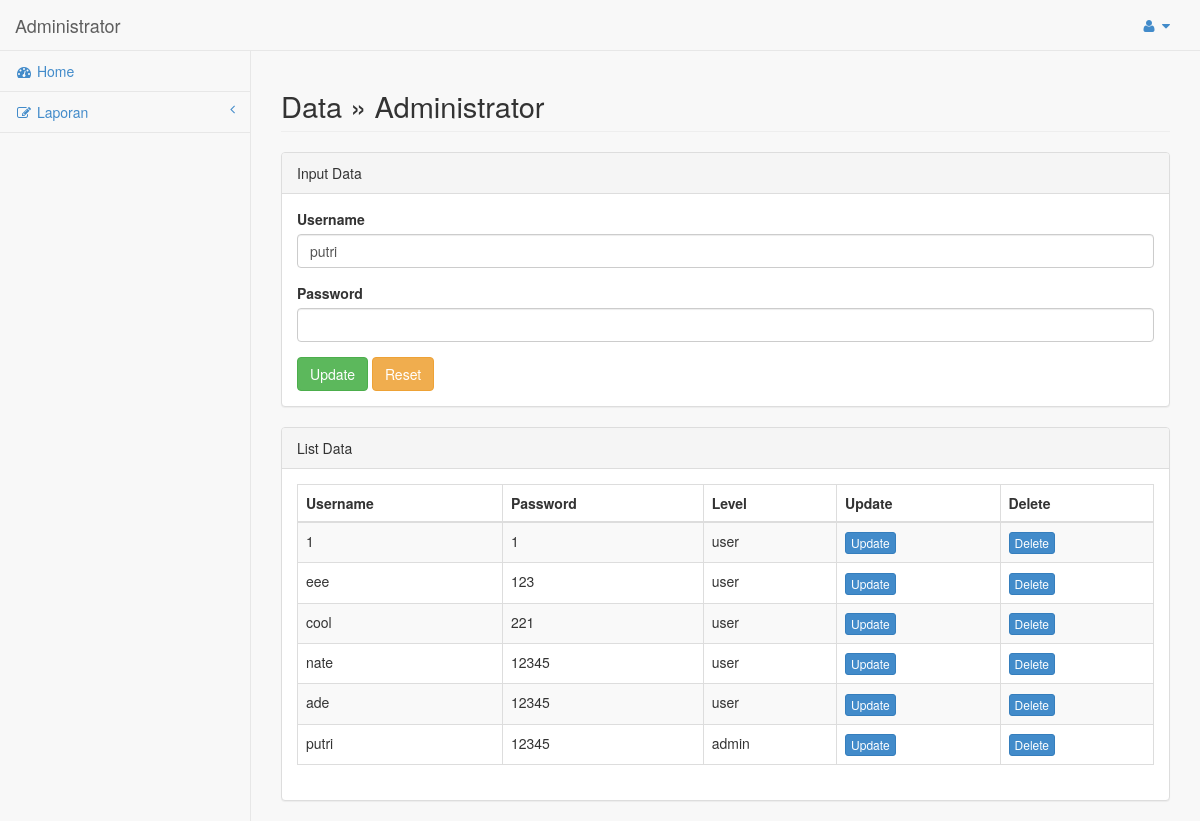
The page /admin.php?administrator-update=1 (signed in) on the database its author committed.
### tables this page shows
CREATE TABLE `user` (
  `id` int(11) NOT NULL,
  `username` varchar(250) NOT NULL,
  `password` varchar(250) NOT NULL,
  `level` enum('user','admin','','') NOT NULL
);

### admin/page/administrator/update.php (the view, shortened to what this page needs)
<?php
$admin_id = $_GET['administrator-update'];
$edit = mysqli_query($con, "SELECT * FROM user WHERE id = '$admin_id'");
$row_edit = mysqli_fetch_assoc($edit);
$query = mysqli_query($con, "SELECT * FROM user ORDER BY id DESC");
?>
<div class="row">
    <div class="col-lg-12">
        <h1 class="page-header">Data &raquo; Administrator</h1>
    </div>
</div>
<div class="row">
    <div class="col-lg-12">
        <div class="panel panel-default">
            <div class="panel-heading">
                Input Data
            </div>
            <div class="panel-body">
                <div class="row">
                    <div class="col-lg-12">
                        <form role="form" action="" method="post">
                            <div class="form-group">
                                <label>Username</label>
                                <input class="form-control" type="text" name="username" value="<?= $row_edit['username']?>" />
                            </div>
                            <div class="form-group">
                                <label>Password</label>
                                <input class="form-control" type="password" name="password" value="<?= $row_edit['[password']?>"/>
                            </div>
                            <button type="submit" name="update" class="btn btn-success">Update</button>
                            <button type="reset" class="btn btn-warning">Reset</button>
                        </form>
                    </div>
                </div>
            </div>
        </div>
        <div class="panel panel-default">
            <div class="panel-heading">
                List Data
            </div>
            <div class="panel-body">
                <div class="table-responsive">
                    <table class="table table-striped table-bordered table-hover" id="dataTables-example">
                        <thead>
                            <tr>
                                <th>Username</th>
                                <th>Password</th>
                                <th>Level</th>
                                <th>Update</th>
                                <th>Delete</th>
                            </tr>
                        </thead>
                        <tbody>
                        <?php if(mysqli_num_rows($query)){?>
                            <?php while($row = mysqli_fetch_assoc($query)){?>
                            <tr>
                                <td><?= $row['username'];?></td>
                                <td><?= $row['password'];?></td>
                                <td><?= $row['level'];?></td>
                                <td class="center"><a href="admin.php?administrator-update=<?php echo $row['id'];?>" class="btn btn-primary btn-xs" type="button">Update</a></td>
                                <td class="center"><a href="admin.php?administrator-delete=<?php echo $row['id'];?>" class="btn btn-primary btn-xs" type="button">Delete</a></td>
                            </tr>
                            <?php } ?>
                            <?php } ?>
                        </tbody>
                    </table>
                </div>
            </div>
        </div>
    </div>
</div>

### css/sb-admin.css (style rules this page uses)
body { background-color: #f8f8f8; padding-top: 100px; }
@media (min-width:768px) { body { padding-top: 50px; } }
.page-header { font-size: 29px; }

### rows shown on the page
user: username "putri", password "12345", level "admin"
user: username "1", password "1", level "user"
user: username "eee", password "123", level "user"
user: username "cool", password "221", level "user"
user: username "nate", password "12345", level "user"
user: username "ade", password "12345", level "user"
